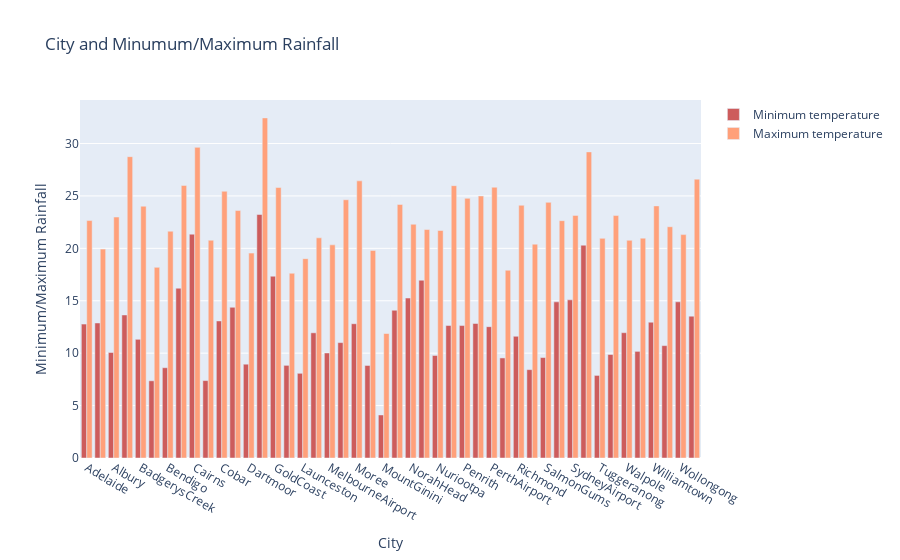

Notebook code cell kept with this figure:
### Code cell
fig = go.Figure()
fig.add_trace(go.Bar(
    x=min_temp_df.Location,
    y=min_temp_df.MinTemp,
    name='Minimum temperature',
    marker_color='indianred'
))
fig.add_trace(go.Bar(
    x=max_temp_df.Location,
    y=max_temp_df.MaxTemp,
    name='Maximum temperature',
    marker_color='lightsalmon'
))
fig.update_layout(
    title="City and Minumum/Maximum Rainfall",
    xaxis_title="City",
    yaxis_title="Minimum/Maximum Rainfall"
)

### Figure 1 — Plotly figure (JSON) as saved in the notebook; plotly's stock layout.template omitted (floating-point values rounded to 4 significant figures)
{"data": [{"marker": {"color": "indianred"}, "name": "Minimum temperature", "type": "bar", "x": ["Adelaide", "Albany", "Albury", "AliceSprings", "BadgerysCreek", "Ballarat", "Bendigo", "Brisbane", "Cairns", "Canberra", "Cobar", "CoffsHarbour", "Dartmoor", "Darwin", "GoldCoast", "Hobart", "Launceston", "Melbourne", "MelbourneAirport", "Mildura", "Moree", "MountGambier", "MountGinini", "Newcastle", "NorahHead", "NorfolkIsland", "Nuriootpa", "PearceRAAF", "Penrith", "Perth", "PerthAirport", "Portland", "Richmond", "Sale", "SalmonGums", "Sydney", "SydneyAirport", "Townsville", "Tuggeranong", "WaggaWagga", "Walpole", "Watsonia", "Williamtown", "Witchcliffe", "Wollongong", "Woomera"], "y": [12.77, 12.88, 10.06, 13.64, 11.32, 7.364, 8.612, 16.2, 21.35, 7.384, 13.07, 14.38, 8.948, 23.23, 17.34, 8.837, 8.08, 11.94, 10.02, 11.01, 12.81, 8.826, 4.105, 14.09, 15.26, 16.96, 9.779, 12.64, 12.63, 12.83, 12.53, 9.545, 11.61, 8.428, 9.582, 14.89, 15.09, 20.3, 7.877, 9.871, 11.95, 10.17, 12.95, 10.72, 14.9, 13.53]}, {"marker": {"color": "lightsalmon"}, "name": "Maximum temperature", "type": "bar", "x": ["Adelaide", "Albany", "Albury", "AliceSprings", "BadgerysCreek", "Ballarat", "Bendigo", "Brisbane", "Cairns", "Canberra", "Cobar", "CoffsHarbour", "Dartmoor", "Darwin", "GoldCoast", "Hobart", "Launceston", "Melbourne", "MelbourneAirport", "Mildura", "Moree", "MountGambier", "MountGinini", "Newcastle", "NorahHead", "NorfolkIsland", "Nuriootpa", "PearceRAAF", "Penrith", "Perth", "PerthAirport", "Portland", "Richmond", "Sale", "SalmonGums", "Sydney", "SydneyAirport", "Townsville", "Tuggeranong", "WaggaWagga", "Walpole", "Watsonia", "Williamtown", "Witchcliffe", "Wollongong", "Woomera"], "y": [22.65, 19.93, 22.98, 28.74, 24.02, 18.18, 21.63, 26.0, 29.63, 20.77, 25.44, 23.6, 19.54, 32.44, 25.8, 17.62, 19.02, 21.0, 20.33, 24.63, 26.43, 19.8, 11.87, 24.19, 22.3, 21.79, 21.7, 25.98, 24.77, 24.99, 25.83, 17.91, 24.11, 20.4, 24.39, 22.64, 23.14, 29.2, 20.95, 23.13, 20.77, 20.97, 24.05, 22.06, 21.31, 26.6]}], "layout": {"title": {"text": "City and Minumum/Maximum Rainfall"}, "xaxis": {"title": {"text": "City"}}, "yaxis": {"title": {"text": "Minimum/Maximum Rainfall"}}}}
